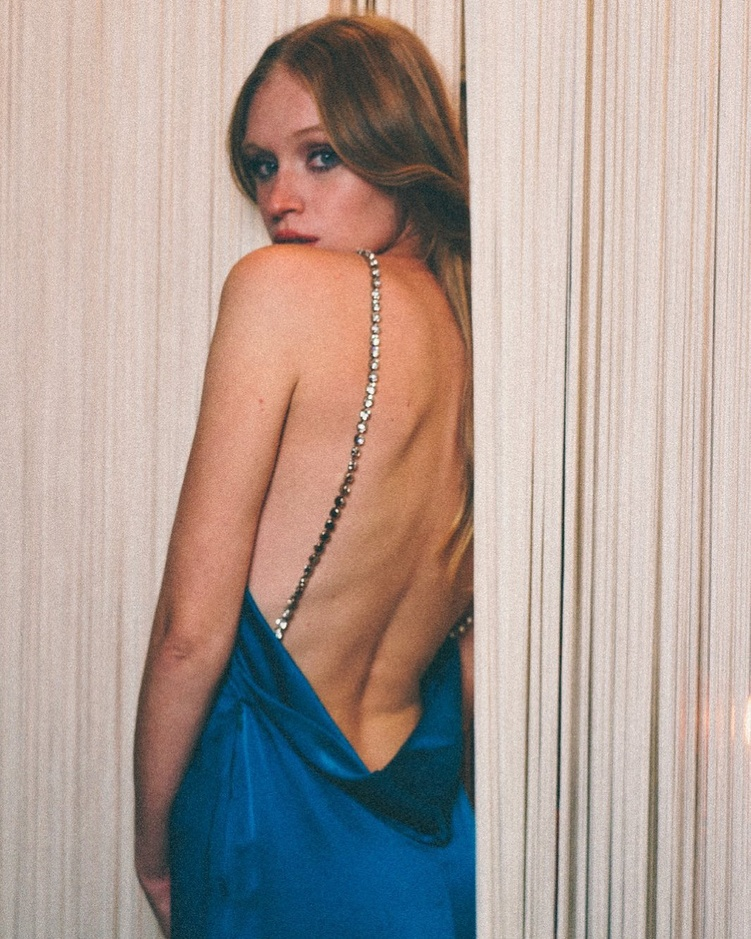
#> input picture 2_image_processing/sample/2020-12-21_18-09-40_UTC.jpg, 751 x 939 px, shrunk from 1066 x 1332 before the run
$ jupyter execute --allow-errors 3a_skin_detection_opencv.ipynb
#> lines starting #> are read from the running program, lines starting #| are printed output that depends on the picture; after the words box and inside, x2 and y2 are one past the last pixel; in counts of white or black regions, pixels touching at a corner belong together
source = https://www.youtube.com/watch?v=zps2np8_pt4

[cell 1]
import numpy as np
import cv2
import matplotlib.pyplot as plt

[cell 2]
img = cv2.imread("sample/2020-12-21_18-09-40_UTC.jpg")
#> img is the input picture: shape (939, 751, 3); mean B, G, R 151.6, 159.1, 175.8
hsv = cv2.cvtColor(img, cv2.COLOR_BGR2HSV)
#> hsv: shape (939, 751, 3); mean H, S, V 20.6, 71.9, 186.1
h = hsv[:,:,0]
s = hsv[:,:,1]
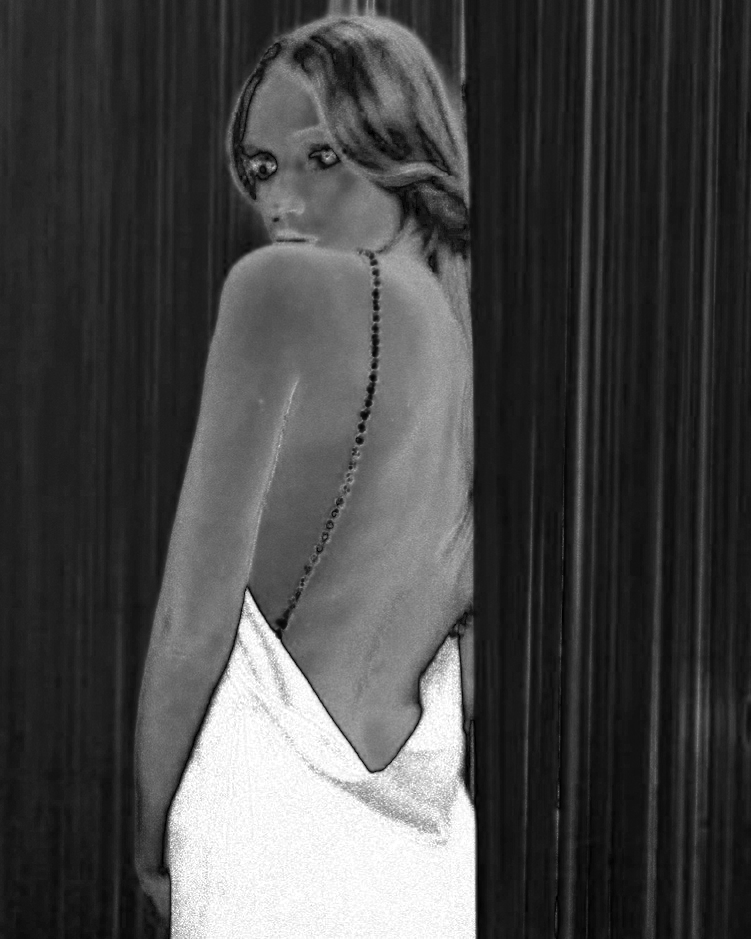
#> s: shape (939, 751); min 0, max 255, mean 71.9
v = hsv[:,:,2]
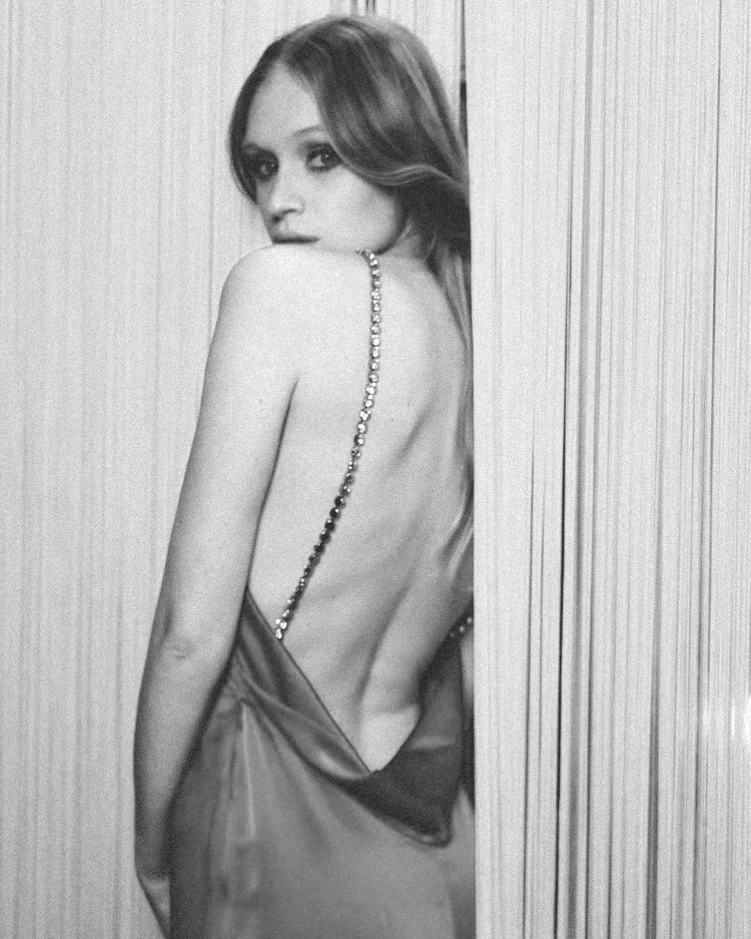
#> v: shape (939, 751); min 28, max 255, mean 186.1
hsv_split = np.concatenate((h,s,v), axis = 1)
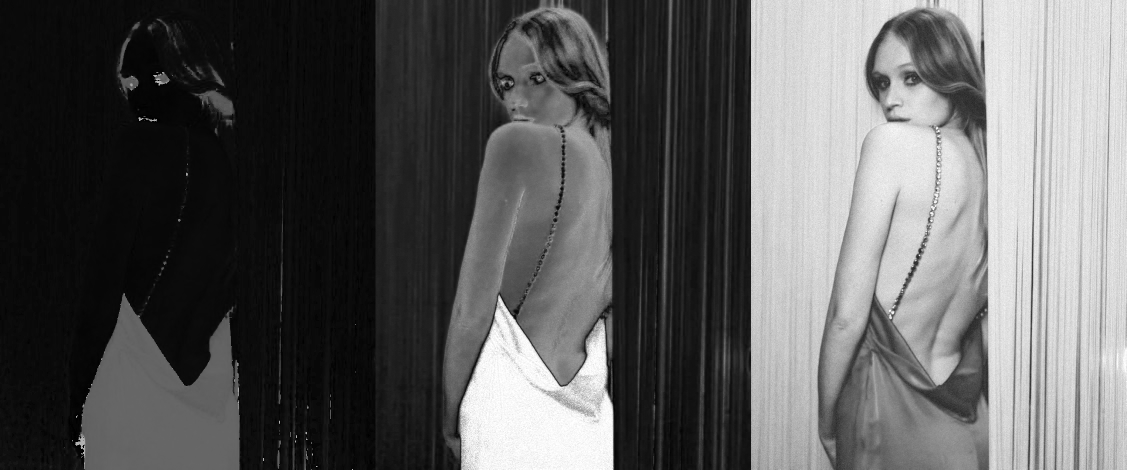
#> hsv_split: shape (939, 2253) (shown at 1/2 size); min 0, max 255, mean 92.9


ret, min_sat = cv2.threshold(s,40,255,cv2.THRESH_BINARY)
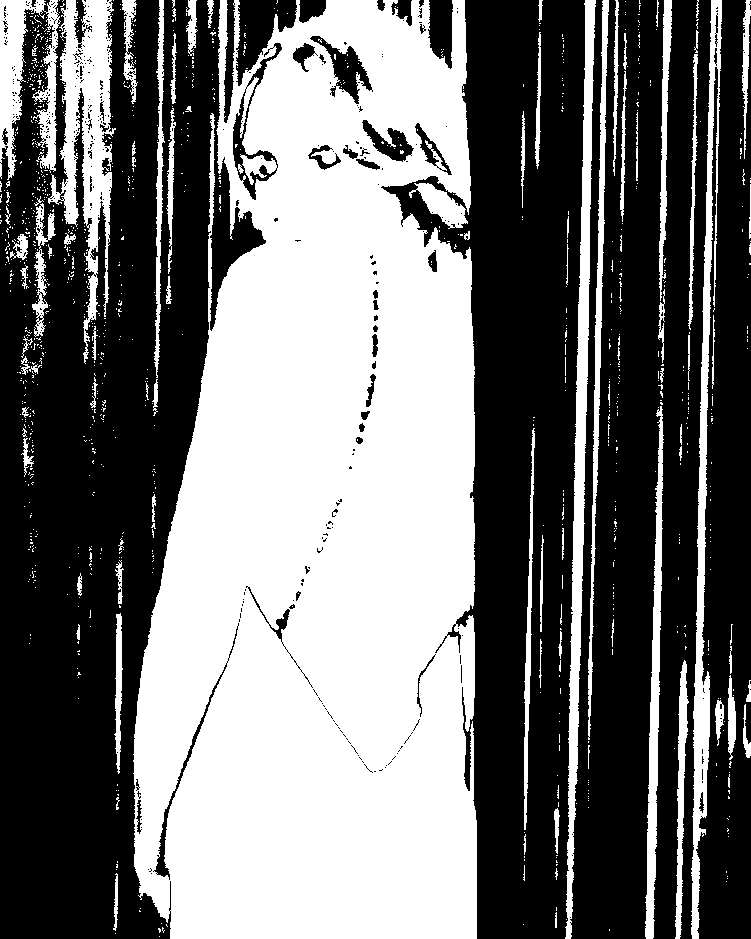
#> min_sat: shape (939, 751); 44.8% white; 1095 white regions (1001 under 20 px), largest, box (x1, y1, x2, y2) and area: (133, 0, 477, 939) 254446, (48, 0, 116, 364) 9886, (565, 0, 596, 939) 8587
ret, max_hue = cv2.threshold(h,15,255,cv2.THRESH_BINARY_INV)
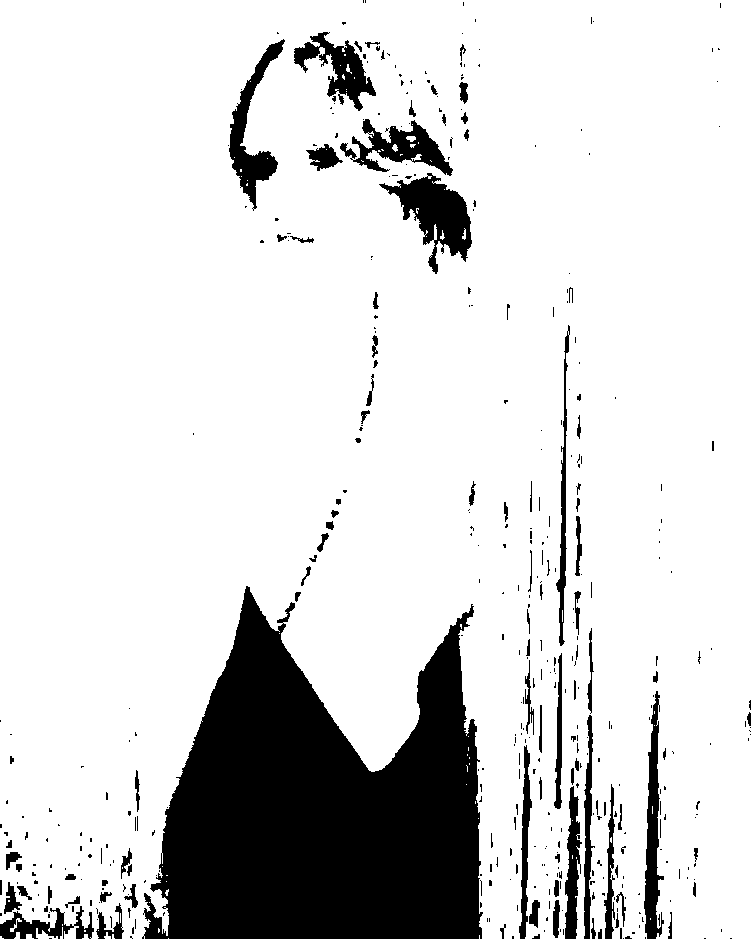
#> max_hue: shape (939, 751); 84.8% white; 433 black regions (327 under 20 px), largest, box (x1, y1, x2, y2) and area: (142, 586, 483, 939) 76808, (379, 173, 472, 274) 3857, (229, 39, 285, 211) 2784
final = cv2.bitwise_and(min_sat,max_hue)
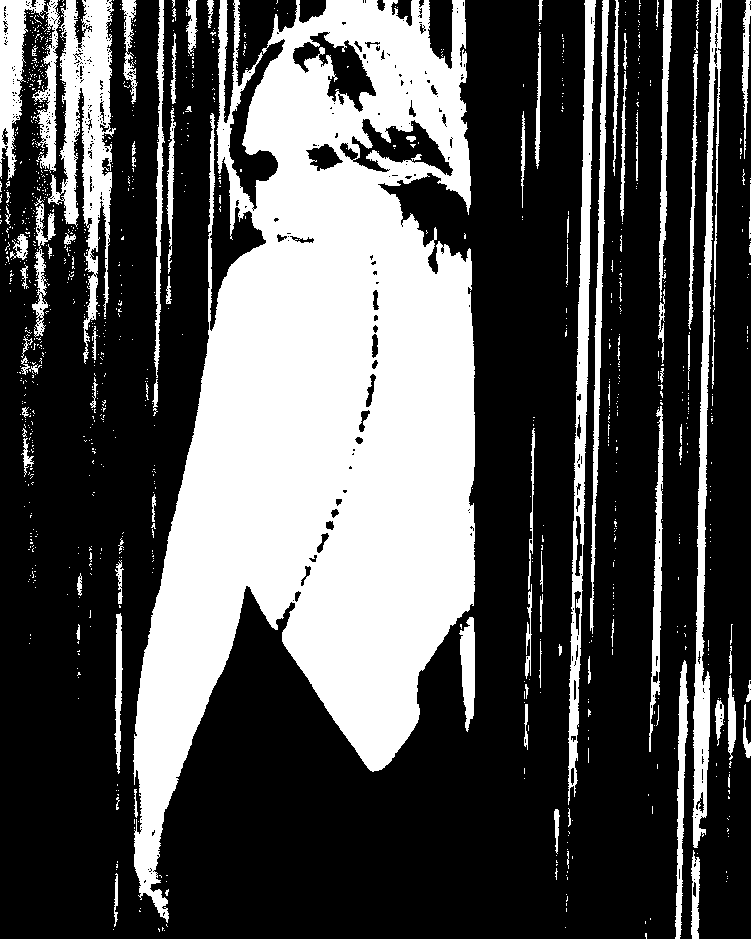
#> final: shape (939, 751); 32.7% white; 1085 white regions (987 under 20 px), largest, box (x1, y1, x2, y2) and area: (133, 0, 475, 923) 173878, (48, 0, 116, 364) 9886, (692, 0, 722, 848) 7370

'''plt.imshow(cv2.cvtColor(min_sat, cv2.COLOR_BGR2RGB))
plt.title('Sat Filter')
plt.show()

plt.imshow(cv2.cvtColor(max_hue, cv2.COLOR_BGR2RGB))
plt.title('Hue Filter')
plt.show()
'''
plt.imshow(cv2.cvtColor(final, cv2.COLOR_BGR2RGB))
plt.title('Final Filter')
plt.show()
plt.imshow(cv2.cvtColor(img, cv2.COLOR_BGR2RGB))
plt.title('Original')
plt.show()

[cell 3]
# Count the number of white pixels (skin pixels)
white_pixels = np.sum(final == 255)
#> white_pixels = 230352

# Calculate the total number of pixels
total_pixels = final.size
#> total_pixels = 705189

# Calculate the percentage of white pixels
percentage_skin = (white_pixels / total_pixels) * 100
#> percentage_skin = 32.67

print(f"Percentage of skin in the image: {percentage_skin:.2f}%")
#| Percentage of skin in the image: 32.67%

$ run again, with 2_image_processing/sample/2014-03-21_10-14-52_UTC.jpg copied over 2_image_processing/sample/2020-12-21_18-09-40_UTC.jpg
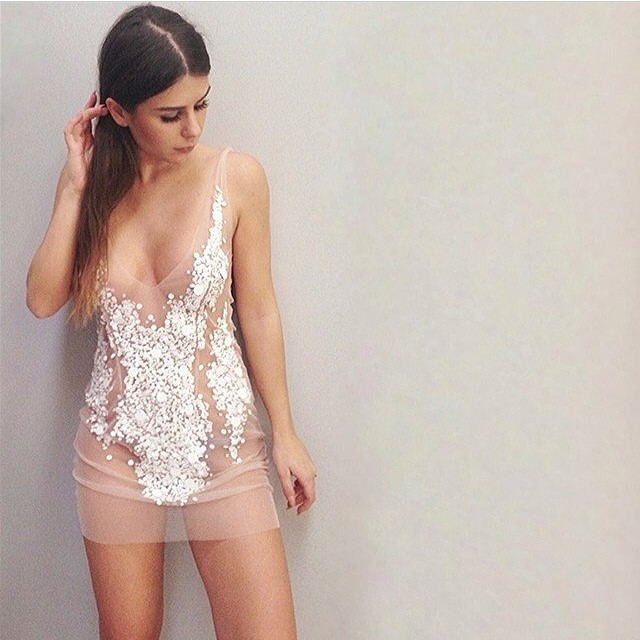
#> input picture 2_image_processing/sample/2014-03-21_10-14-52_UTC.jpg, 640 x 640 px
#> img is the input picture: shape (640, 640, 3); mean B, G, R 175.4, 184.1, 199.8
#> hsv: shape (640, 640, 3); mean H, S, V 24.5, 33.8, 199.8
#> `ret, min_sat = cv2.threshold(s,40,255,cv2.THRESH_BINARY)`:
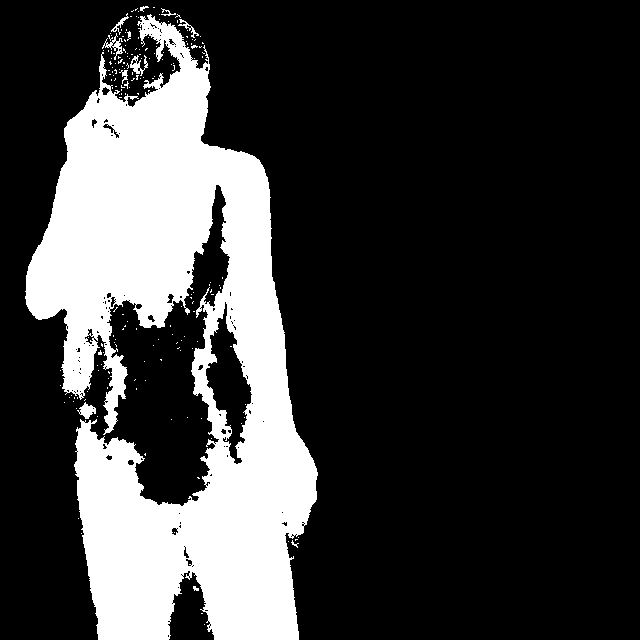
#> min_sat: shape (640, 640); 23% white; 187 white regions (175 under 20 px), largest, box (x1, y1, x2, y2) and area: (25, 14, 318, 640) 93154, (77, 402, 96, 419) 168, (102, 33, 123, 60) 154
#> max_hue: shape (640, 640); 55.1% white; 721 black regions (567 under 20 px), largest, box (x1, y1, x2, y2) and area: (210, 0, 618, 640) 142704, (8, 317, 117, 640) 10709, (0, 242, 76, 396) 5099
#> `final = cv2.bitwise_and(min_sat,max_hue)`:
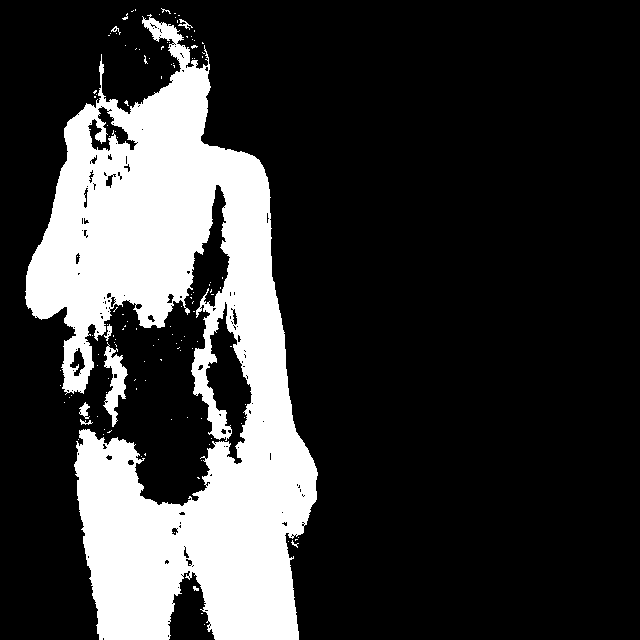
#> final: shape (640, 640); 22% white; 126 white regions (117 under 20 px), largest, box (x1, y1, x2, y2) and area: (25, 14, 318, 640) 88722, (103, 342, 128, 427) 929, (79, 402, 90, 419) 96
#> white_pixels = 90248
#> percentage_skin = 22.03
#| Percentage of skin in the image: 22.03%
